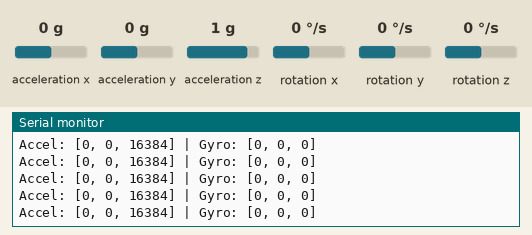
This program was run on a simulated ESP32. Parts: the last lines printed to the serial monitor. Wiring (inferred from the names in the program): MPU-6050 motion sensor at I2C address 0x68. Inputs (shaded band) come from the test bench; at power-on: acceleration x 0 g, acceleration y 0 g, acceleration z 1 g, rotation x 0 °/s, rotation y 0 °/s, rotation z 0 °/s.

Above: at 1.2 s.
1.3 s: acceleration x set to -1.4 g
At 1.38 s:
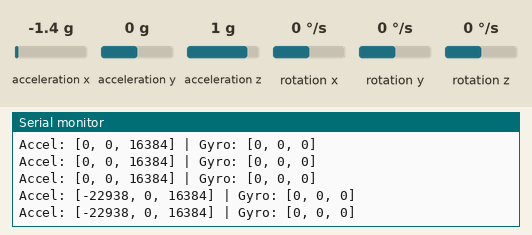
4.3 s: acceleration y set to -1.4 g
At 4.41 s:
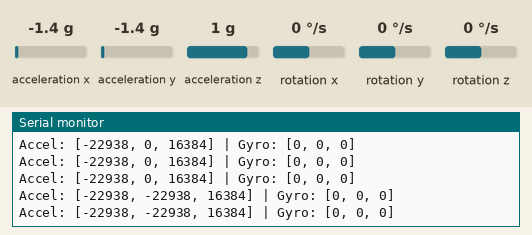
7.3 s: acceleration z set to -1.4 g
At 7.31 s:
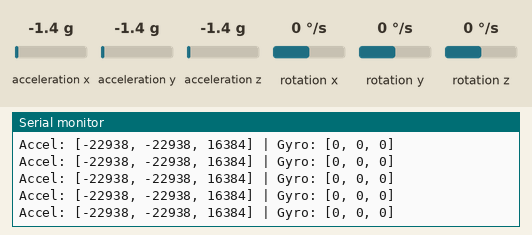
10.3 s: rotation x set to 100 °/s
At 10.38 s:
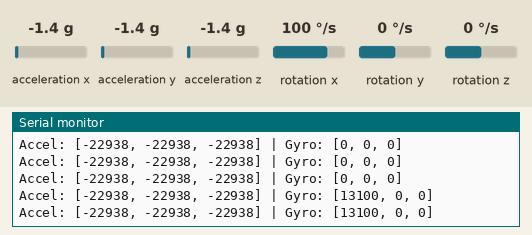
13.3 s: rotation y set to 100 °/s
At 13.42 s:
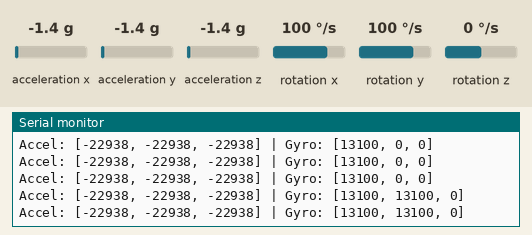
16.3 s: rotation z set to -192 °/s
At 20.25 s:
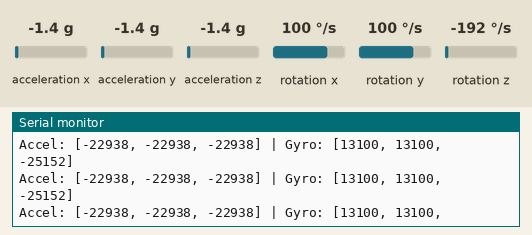

Measured:
- after the input at 1.3 s, the serial monitor: prints a new line at once (image 1)
- after the input at 4.3 s, the serial monitor: prints a new line at once (image 2)
- after the input at 10.3 s, the serial monitor: prints a new line at once (image 4)
- after the input at 13.3 s, the serial monitor: prints a new line after 0.05 s (image 5)
- after the input at 16.3 s, the serial monitor: prints a new line at once (image 6)

The program:

main.cpp
```cpp
#include <Arduino.h>
#include <Wire.h>

//Code from here: https://www.hackster.io/oztl/near-perfect-gyroscope-e5e10e

#define MPU_addr 0x68 //0x means HEX (because I don't really understand these things yet)
/**
        _
   _  _ \_\  _
  |_|  /_\_\ | |_
          \_\
  Version 1.4.2 (2/ now 4 filters done)
**/
//much of the original code was done by JonChi of the arduino community!
//vars for stuff
double AccelX, AccelY, AccelZ, GyroX, GyroY, GyroZ, AngleX, AngleY, AngleZ;
int tOne = 0, tTwo = 0;
int16_t AccelX_out, AccelY_out, AccelZ_out, Tmp, GyroX_out, GyroY_out, GyroZ_out;
double xR = 0, yR = 0, zR = 0, OldXr = 0, xA = 0, yA = 0, zA = 0;
double DegX, DegSX;
double dFudgeGyroX = 0;

//this loop just gets everything up and going
void setup()
{

  Serial.begin(9600);
  Wire.begin();
  Wire.beginTransmission(MPU_addr);
  Wire.write(0x6B); // PWR_MGMT_1 register
  Wire.write(0);    // set to zero (wakes up the MPU-6050)
  Wire.endTransmission(true);

  Wire.beginTransmission(MPU_addr);
  Wire.write(0x6A);
  Wire.endTransmission(false);
  Wire.requestFrom(MPU_addr, 1, true);
  Wire.endTransmission(true);
}

void loop()
{
  //communication with sensor
  Wire.beginTransmission(MPU_addr);
  Wire.write(0x3B); // starting with register 0x3B (ACCEL_XOUT_H)
  Wire.endTransmission(false);
  Wire.requestFrom(MPU_addr, 14, true);        // request a total of 14 registers
  AccelX_out = Wire.read() << 8 | Wire.read(); // 0x3B (ACCEL_XOUT_H) & 0x3C (ACCEL_XOUT_L)
  AccelY_out = Wire.read() << 8 | Wire.read(); // 0x3D (ACCEL_YOUT_H) & 0x3E (ACCEL_YOUT_L)
  AccelZ_out = Wire.read() << 8 | Wire.read(); // 0x3F (ACCEL_ZOUT_H) & 0x40 (ACCEL_ZOUT_L)
  Tmp = Wire.read() << 8 | Wire.read();        // 0x41 (TEMP_OUT_H) & 0x42 (TEMP_OUT_L)
  GyroX_out = Wire.read() << 8 | Wire.read();  // 0x43 (GYRO_XOUT_H) & 0x44 (GYRO_XOUT_L)
  GyroY_out = Wire.read() << 8 | Wire.read();  // 0x45 (GYRO_YOUT_H) & 0x46 (GYRO_YOUT_L)
  GyroZ_out = Wire.read() << 8 | Wire.read();  // 0x47 (GYRO_ZOUT_H) & 0x48 (GYRO_ZOUT_L)

  Serial.printf("Accel: [%d, %d, %d] | Gyro: [%d, %d, %d]\n", AccelX_out, AccelY_out, AccelZ_out, GyroX_out, GyroY_out, GyroZ_out);

  return;
  int debugPin = digitalRead(13);
  if (debugPin == 0)
  {
    delay(1000);
    xR = 0;
    yR = 0;
    zR = 0;
    Serial.println("Variables reset!");
  }

  //the stablization numbers
  AccelX = atan2(AccelY_out, AccelZ_out) * 57.2957795131;
  AccelY = atan2(AccelX_out, AccelZ_out) * 57.2957795131;
  //AccelZ = atan2(AccelX, AccelY): //due to math problems, the z axis isn't avaible as yet. however, two axis (plural) should be fine
  //TAccelX = SAccelX * ((double(tTwo - tOne)) / 1000.0);

  if (GyroX_out >= 0)
  {
    GyroX = (double(GyroX_out)) * 250 / 32767.0;
  }
  else if (GyroX_out < 0)
  {
    GyroX = (double(GyroX_out)) * 250 / 32768.0;
  }

  if (GyroY_out >= 0)
  {
    GyroY = (double(GyroY_out)) * 250 / 32767.0;
  }
  else if (GyroX_out < 0)
  {
    GyroY = (double(GyroY_out)) * 250 / 32768.0;
  }
  //GyroX = nGyroX;
  tTwo = millis();
  //SGyroX = GyroX * ((double(tTwo - tOne)) / 1000.0);
  GyroX = GyroX * ((double(tTwo - tOne)) / 1000.0);
  yR += GyroY;
  xR += GyroX;
  yR = (0.50 * yR) + (0.50 * AccelX);
  xR = (0.50 * xR) + (0.50 * AccelX);
  //if (nAccelX + nAccelY + nAccelZ < 32767) {
  AngleX = (0.97 * ((AngleX + xR) / 2) + 0.03 * (AccelX / 2));
  AngleY = (0.97 * (AngleY + GyroY) + 0.03 * (AccelY / 2));
  AngleZ = (0.97 * (AngleZ + GyroZ) + 0.03 * (1 /*compass*/));
  //}
  /*
    if (AngleX >= 0) {
    xR = (double(AngleX)) * 250 / 32767.0;
    } else if (AngleX < 0) {
    xR = (double(AngleX)) * 250 / 32768.0;
    }
    //AngleX = 0;
    //AngleX = xR * ((double(tTwo - tOne)) / 1000.0);
  */
  //Serial.println(tTwo - tOne);
  tOne = tTwo;

  //GyroY = GyroY * 250 / 32767.5;
  //GyroZ = GyroZ * 250 / 32767.5;
  Serial.print(AngleX);
  //Serial.print(" ");
  //Serial.print(AngleY);
  //Serial.print(GyroX_out);
  //Serial.print(" ");
  //Serial.print(AccelX);
  //Serial.print(" ");
  //Serial.print(nGyroX);
  //Serial.print(" ");
  //Serial.println(AccelZ);
  //Serial.print(SGyroX);
  Serial.println();

  OldXr = xR;
  delay(10);
}
```
